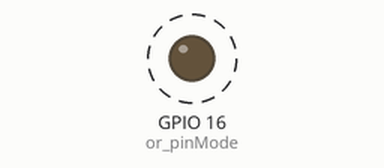
The sketch below on a simulated ESP8266 (NodeMCU). Shown: output pins drawn as LEDs (lit = HIGH). Dashed ring = blinking. WiFi joins after 1.5 s; servers stay silent unless stated; what the sketch prints to the serial monitor is not drawn.

Above: at 1.8 s.
Timing chart, 0 to 4.6 s (numbered marks = the images above):
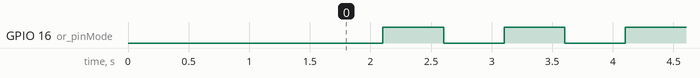

The sketch:

wifi1.ino
```cpp
#include <ESP8266WiFi.h>
char * SSID="realme 3 Pro";
char * password="password";
void setup() {
 pinMode(16,OUTPUT);                //or pinMode(D0,output);
  // put your setup code here, to run once:
Serial.begin(9600);
WiFi.begin(SSID,password);
while(WiFi.status()!=WL_CONNECTED)
{
  Serial.printf(".");
  delay(200);
}
Serial.print("\n");
Serial.println("WiFi Connected");

Serial.print("the  IP: ");
Serial.println(WiFi.localIP());
}

void loop() {
  // put your main code here, to run repeatedly:

digitalWrite(16,0);
delay(500);
digitalWrite(16,1);
delay(500);

}
```

Measured:
- by itself, GPIO 16 (or_pinMode): alternates HIGH for 0.50 s and LOW for 0.50 s
